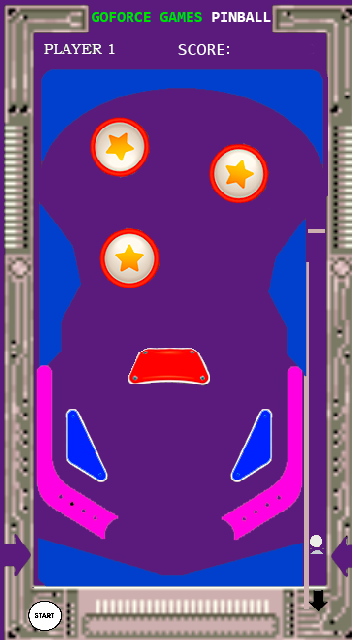

A 2D game scene composited from a Tiled map and its tileset images. What follows is a short description and the map's XML, with each tile layer's data collapsed to a summary:
An orthogonal 11x20 tile map with 32x32 px tiles, 1 tile layer (Mapa), 2 tilesets and 19 objects.

<map version="1.10" tiledversion="1.10.2" orientation="orthogonal" renderorder="right-down" width="11" height="20" tilewidth="32" tileheight="32" infinite="0" nextlayerid="6" nextobjectid="58">
 <tileset firstgid="1" name="mapaPinball" tilewidth="32" tileheight="32" spacing="1" margin="1" tilecount="220" columns="11">
  <image source="../Textures/mapaPinball.png" width="380" height="664" />
 </tileset>
 <tileset firstgid="221" name="MapMetadata" tilewidth="32" tileheight="32" spacing="1" margin="1" tilecount="2" columns="2">
  <image source="MapMetadata.png" width="67" height="34" />
 </tileset>
 <layer id="1" name="Mapa" width="11" height="20">
  <properties>
   <property name="bool Draw" type="bool" value="true" />
  </properties>
  <data>[220 cells, 220 non-empty, 220 distinct tile ids]</data>
 </layer>
 <objectgroup id="2" name="Bumpers">
  <properties>
   <property name="bool Rebote" type="bool" value="true" />
   <property name="string Entity" value="bumper" />
  </properties>
  <object id="6" x="90.1818" y="116.636" width="59.0455" height="60.9545">
   <ellipse />
  </object>
  <object id="12" x="209.265" y="143.523" width="59.0455" height="60.9545">
   <ellipse />
  </object>
  <object id="13" x="100.144" y="227.856" width="59.0455" height="60.9545">
   <ellipse />
  </object>
 </objectgroup>
 <objectgroup id="3" name="Paredes" opacity="0.9">
  <properties>
   <property name="bool Collider" type="bool" value="true" />
  </properties>
  <object id="22" x="66.1818" y="413.636">
   <polygon points="0,0 -0.181818,46.7273 7.27273,53.6364 30.9091,67.6364 37.4545,67.8182 41.4545,65.2727 41.0909,59.4545 13.2727,-1.45455 10,-4.54545 2.54545,-4.36364 0,-1.63636" />
  </object>
  <object id="24" x="261.875" y="409.25">
   <polygon points="0.25,-0.375 -31.625,63 -31.875,69 -27.875,72.75 -21.625,73 9.625,52.5 9.75,3.25 7.375,-0.25" />
  </object>
  <object id="26" x="37" y="370.333">
   <polygon points="0,0 0,117 5,129 67,169 69,159 72,152 80.6667,149.333 80.6667,145 25.6667,111 19,102 15.6667,91.3333 15,0 10.6667,-4.66667 4,-5" />
  </object>
  <object id="27" x="221.667" y="516.667">
   <polygon points="-0.375,0.0625 56.6667,-36 62.6667,-43 66.3333,-54 66.6667,-147 69.3333,-150 77,-150.333 80.3333,-145.667 80.6667,-30 75.6667,-17 62.6667,-5 13.6667,23.3333 11.0417,13.0417 3.47917,4.58333" />
  </object>
  <object id="28" x="39.5" y="201">
   <polygon points="0,0 30.5,40.25 41.5,82 22,121 22,149.5 7.75,164 -0.25,164" />
  </object>
  <object id="29" x="306" y="217.75">
   <polygon points="0,0 -24.5,31.25 -28.25,35.5 -38,73.75 -19,110 -19.25,135.5 -0.5,156.75" />
  </object>
  <object id="32" x="41.3333" y="166.667">
   <polygon points="0,0 -0.333333,-88.6667 8.66667,-97.6667 271.667,-98.3333 281.667,-88.3333 282,-0.333333 272,-22 263,-34.3333 238.667,-52.3333 215.333,-64.6667 190,-73 155.667,-78 124,-78.3333 99.3333,-75 72,-67.6667 49.3333,-57.3333 25.3333,-40.6667 11.6667,-24 4.33333,-11.3333" />
  </object>
  <object id="34" x="4.09091" y="4.95455" width="84.4091" height="27.0455" />
  <object id="36" x="3.875" y="33" width="38.25" height="606.5" />
  <object id="39" x="271.96" y="5" width="80.2273" height="27.7728" />
  <object id="40" x="326.063" y="32.7727" width="26.25" height="606.5" />
  <object id="42" x="303" y="261.667" width="5.66667" height="324" />
  <object id="46" x="302.667" y="585" width="23" height="54.6667" />
  <object id="52" x="0" y="-0.666667" width="351.333" height="4.66667" />
  <object id="57" x="146.956" y="348">
   <polygon points="0,0 45.0405,0 46.2618,0.516183 47.0278,1 48.1748,1.51063 49.0389,2 49.7022,2.41811 50.0333,3 51.1259,3.60314 52.0389,4 52.7401,4.48841 53.0389,4.99444 53.7457,6.04348 54.0389,6.99444 63.0288,23.9922 63.0444,34.9922 60.0679,38.0313 54.0523,38 53.1002,37.5808 50.021,37.0234 50.0846,36.0669 29.0444,36.0313 29.0132,35.1563 4.01319,35.0313 4.01319,35.8438 -5.67431,36.0313 -17.9243,36.0313 -17.9556,35.0938 -18.9556,35 -18.9556,26.9688 -18.0181,27 -17.9868,24.9688 -16.9556,25 -16.9868,23.0625 -16.0493,23.0313 -15.9556,19.9688 -14.8931,20 -15.0181,17.875 -10.0806,5.96875 -9.04931,5.875 -8.95556,3.96875 -7.61181,3.5 -6.14306,3.15625 -2.92431,0.9375" />
  </object>
 </objectgroup>
 <objectgroup id="5" name="Muerte">
  <properties>
   <property name="string Entity" value="defeat" />
  </properties>
  <object id="57" x="37.3333" y="536">
   <polygon points="0,0 -0.25,40.75 6.5,46.75 264.75,46.5 264.75,5 153.805,38.1007 121.758,37.9289" />
  </object>
 </objectgroup>
</map>
